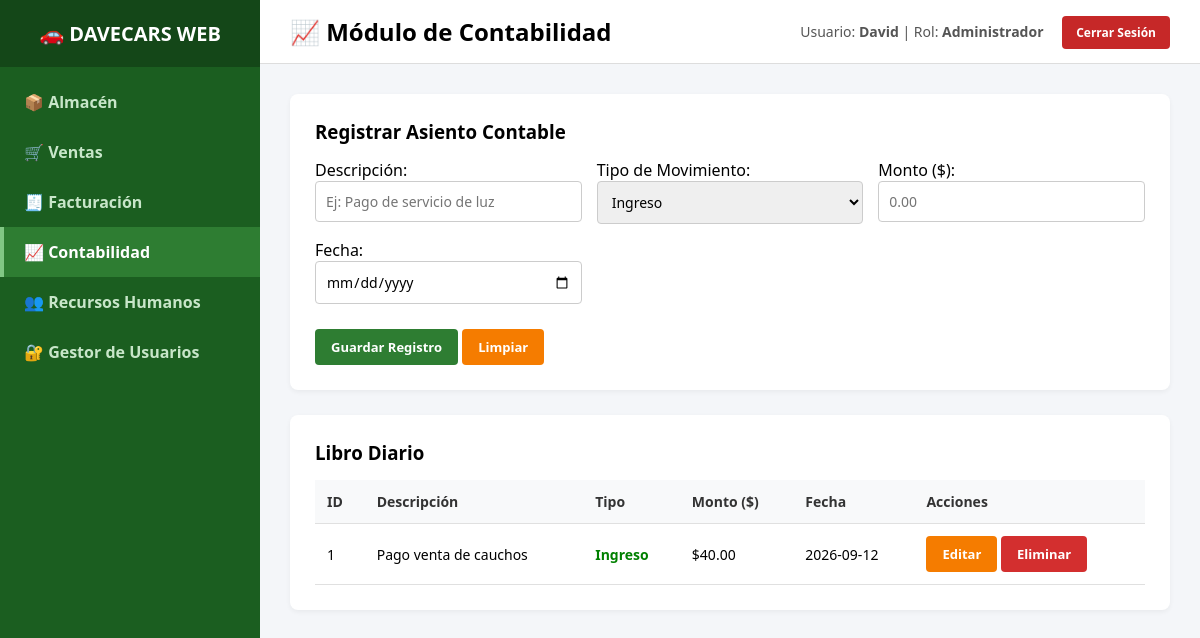
The app's page /contabilidad (signed in) with its own data.
### tables this page shows
CREATE TABLE contabilidad (
            id INTEGER PRIMARY KEY AUTOINCREMENT,
            descripcion TEXT NOT NULL,
            tipo TEXT NOT NULL,
            monto REAL NOT NULL,
            fecha TEXT NOT NULL
        );

### app.py (the view)
@app.route("/contabilidad")
def contabilidad():
    if not verificar_sesion(): return redirect(url_for("login"))
    registros = query_db("SELECT * FROM contabilidad ORDER BY id DESC")
    return render_template("contabilidad.html", registros=registros)

### app.py (called while the page is built)
def get_db():
    db = getattr(g, '_database', None)
    if db is None:
        db = g._database = sqlite3.connect(DATABASE)
        db.row_factory = sqlite3.Row  # Permite acceder a columnas por nombre
    return db

def query_db(query, args=()):
    cur = get_db().execute(query, args)
    rv = cur.fetchall()
    return [dict(row) for row in rv]  # Convierte cada Row en un diccionario

@app.teardown_appcontext
def close_connection(exception):
    db = getattr(g, '_database', None)
    if db is not None:
        db.close()

def verificar_sesion():
    return "usuario" in session

### templates/contabilidad.html (shortened to what this page needs)
{% extends "base.html" %}
{% block page_title %}📈 Módulo de Contabilidad{% endblock %}
{% block content %}
<div class="card">
    <h3 id="form-title">Registrar Asiento Contable</h3>
    <form action="{{ url_for('contabilidad_guardar') }}" method="POST" class="form-grid">
        <div>
            <label>Descripción:</label>
            <input type="text" name="descripcion" id="descripcion" required placeholder="Ej: Pago de servicio de luz">
        </div>
        <div>
            <label>Tipo de Movimiento:</label>
            <select name="tipo" id="tipo">
                <option value="Ingreso">Ingreso</option>
            </select>
        </div>
        <div>
            <label>Monto ($):</label>
            <input type="number" step="0.01" name="monto" id="monto" required placeholder="0.00">
        </div>
        <div>
            <label>Fecha:</label>
            <input type="date" name="fecha" id="fecha" required>
        </div>
        <div style="grid-column: 1 / -1; margin-top: 10px;">
            <button type="submit" class="btn btn-primary">Guardar Registro</button>
            <button type="button" class="btn btn-warning" onclick="limpiarFormulario()">Limpiar</button>
        </div>
    </form>
</div>
<div class="card">
    <h3>Libro Diario</h3>
    <table>
        <thead>
            <tr>
                <th>ID</th>
                <th>Descripción</th>
                <th>Tipo</th>
                <th>Monto ($)</th>
                <th>Fecha</th>
                <th>Acciones</th>
            </tr>
        </thead>
        <tbody>
            {% for c in registros %}
            <tr>
                <td>{{ c.id }}</td>
                <td>{{ c.descripcion }}</td>
                <td><span style="color: {{ 'green' if c.tipo == 'Ingreso' else 'red' }}; font-weight: bold;">{{ c.tipo }}</span></td>
                <td>${{ "%.2f"|format(c.monto) }}</td>
                <td>{{ c.fecha }}</td>
                <td>
                    <button class="btn btn-warning" onclick='editar({{ c|tojson }})'>Editar</button>
                    <a href="{{ url_for('contabilidad_eliminar', id=c.id) }}" class="btn btn-danger" onclick="return confirm('¿Eliminar asiento contable?')">Eliminar</a>
                </td>
            </tr>
            {% else %}
            <tr><td colspan="6">No hay registros contables.</td></tr>
            {% endfor %}
        </tbody>
    </table>
</div>
{% endblock %}

### templates/base.html (style rules this page uses)
* { box-sizing: border-box; margin: 0; padding: 0; font-family: 'Segoe UI', Tahoma, Geneva, Verdana, sans-serif; }
body { display: flex; height: 100vh; background-color: #f4f6f9; }
.card { background-color: white; padding: 25px; border-radius: 8px; box-shadow: 0 2px 5px rgba(0,0,0,0.05); margin-bottom: 25px; }
table { width: 100%; border-collapse: collapse; margin-top: 15px; }
th, td { padding: 12px; text-align: left; border-bottom: 1px solid #e0e0e0; font-size: 14px; }
th { background-color: #f8f9fa; color: #333; font-weight: 600; }
.form-grid { display: grid; grid-template-columns: repeat(auto-fit, minmax(200px, 1fr)); gap: 15px; margin-top: 15px; }
input, select { width: 100%; padding: 10px; border: 1px solid #ccc; border-radius: 4px; font-size: 14px; }
.btn { padding: 9px 16px; border: none; border-radius: 4px; font-weight: bold; cursor: pointer; text-decoration: none; display: inline-block; font-size: 13px; }
.btn-primary { background-color: #2e7d32; color: white; }
.btn-warning { background-color: #f57c00; color: white; }
.btn-danger { background-color: #d32f2f; color: white; }

### records on screen
contabilidad: id "1", descripcion "Pago venta de cauchos", tipo "Ingreso", monto "40.00", fecha "2026-09-12"

### other values on screen
{{ session.get('usuario') }} "David"
{{ session.get('rol') }} "Administrador"
